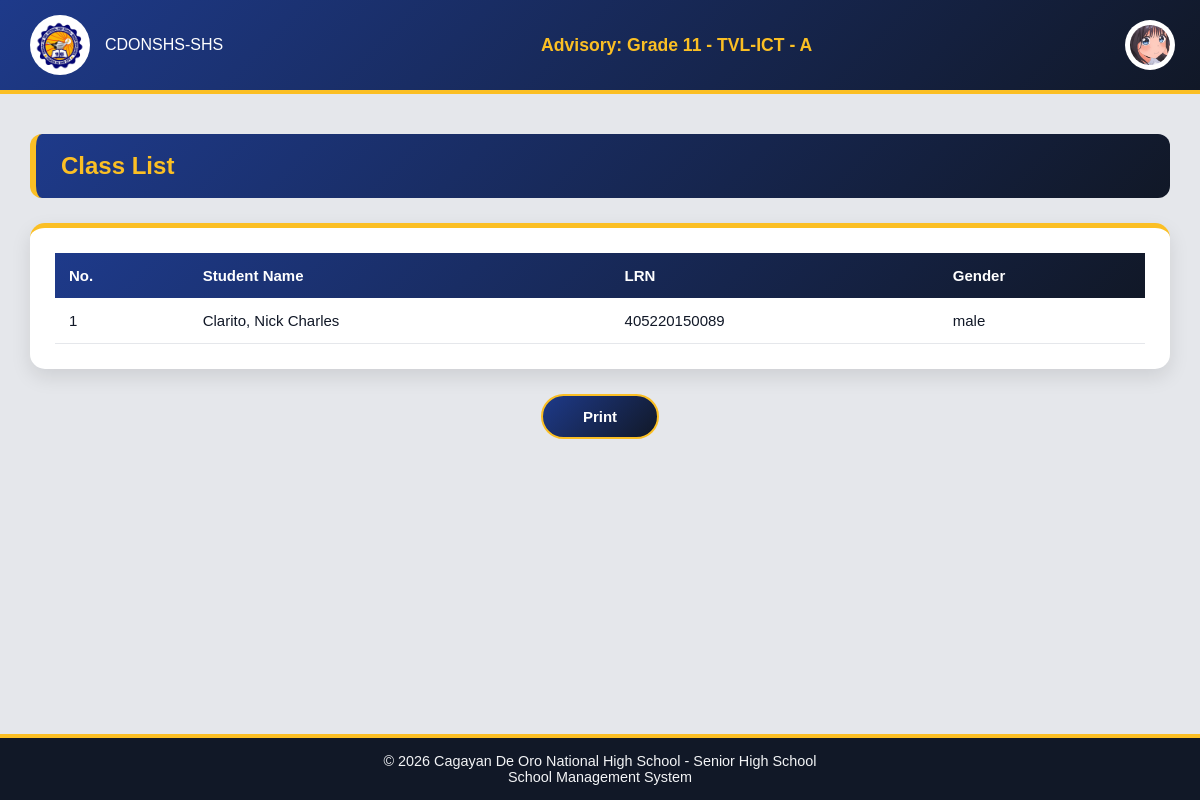
Page /Website_Files/Teacher_Files/class_list.php (signed in) on the committed database.
### tables this page shows
CREATE TABLE `teacher_advisory` (
  `teacher_advisory_id` int(11) NOT NULL,
  `teacher_id` int(10) NOT NULL,
  `strand_id` int(11) NOT NULL,
  `grade_level` int(2) NOT NULL,
  `section_id` int(11) NOT NULL
);

CREATE TABLE `strands` (
  `strand_id` int(11) NOT NULL,
  `strand_name` varchar(30) NOT NULL
);

CREATE TABLE `section` (
  `section_id` int(11) NOT NULL,
  `section_name` varchar(30) NOT NULL,
  `grade_level` int(2) NOT NULL,
  `strand_id` int(11) NOT NULL
);

CREATE TABLE `users` (
  `user_id` int(11) NOT NULL,
  `school_id` int(11) NOT NULL,
  `username` varchar(50) NOT NULL,
  `password` varchar(255) NOT NULL,
  `role_id` int(11) NOT NULL,
  `status` enum('Active','Inactive') DEFAULT 'Active',
  `first_login` tinyint(1) DEFAULT 1
);

CREATE TABLE `teacher_applications` (
  `teacher_application_id` int(11) NOT NULL,
  `first_name` varchar(100) NOT NULL,
  `last_name` varchar(100) NOT NULL,
  `middle_name` varchar(100) DEFAULT NULL,
  `extension_name` varchar(20) DEFAULT NULL,
  `date_of_birth` date NOT NULL,
  `gender` enum('male','female','other') NOT NULL,
  `civil_status` enum('single','married','divorced','widowed') NOT NULL,
  `contact_number` varchar(20) NOT NULL,
  `email` varchar(150) NOT NULL,
  `facebook_profile` varchar(255) DEFAULT NULL,
  `house_number_street` varchar(255) NOT NULL,
  `barangay` varchar(100) NOT NULL,
  `city_municipality` varchar(100) NOT NULL,
  `province` varchar(100) NOT NULL,
  `current_school` varchar(255) NOT NULL,
  `highest_education` enum('Bachelors','Masters','Doctorate','Other') NOT NULL,
  `specialization` varchar(255) NOT NULL,
  `application_status` enum('Pending','Approved','Rejected') DEFAULT 'Pending',
  `remarks` text DEFAULT NULL,
  `date_submitted` timestamp NOT NULL DEFAULT current_timestamp(),
  `resume_cv` varchar(255) DEFAULT NULL,
  `prc_id_copy` varchar(255) DEFAULT NULL,
  `certificates` varchar(255) DEFAULT NULL,
  `other_documents` varchar(255) DEFAULT NULL,
  `profile_image` varchar(255) DEFAULT NULL
);

CREATE TABLE `student_applications` (
  `application_id` int(11) NOT NULL,
  `first_name` varchar(100) NOT NULL,
  `last_name` varchar(100) NOT NULL,
  `middle_name` varchar(100) DEFAULT NULL,
  `extension_name` varchar(20) DEFAULT NULL,
  `lrn` varchar(12) NOT NULL,
  `date_of_birth` date NOT NULL,
  `gender` enum('male','female','other') NOT NULL,
  `civil_status` enum('single','married','divorced','widowed') NOT NULL,
  `house_number_street` varchar(255) NOT NULL,
  `barangay` varchar(100) NOT NULL,
  `city_municipality` varchar(100) NOT NULL,
  `province` varchar(100) NOT NULL,
  `contact_number` varchar(20) NOT NULL,
  `email` varchar(150) NOT NULL,
  `facebook_profile` varchar(255) DEFAULT NULL,
  `current_school` varchar(255) NOT NULL,
  `school_classification` enum('public','private') NOT NULL,
  `enrollment_type` enum('New','Transferee','Balik-Eskwela') NOT NULL DEFAULT 'New',
  `year_graduated` year(4) NOT NULL,
  `father_guardian_name` varchar(150) NOT NULL,
  `father_guardian_contact` varchar(20) NOT NULL,
  `mother_guardian_name` varchar(150) NOT NULL,
  `mother_guardian_contact` varchar(20) NOT NULL,
  `psa_birth_certificate` varchar(255) DEFAULT NULL,
  `form_138` varchar(255) DEFAULT NULL,
  `student_id_copy` varchar(255) DEFAULT NULL,
  `application_status` enum('Pending','Approved','Rejected') DEFAULT 'Pending',
  `remarks` text DEFAULT NULL,
  `date_submitted` timestamp NOT NULL DEFAULT current_timestamp(),
  `profile_image` varchar(255) DEFAULT NULL
);

### Back_End_Files/PHP_Files/get_teacher_advisory.php (called while the page is built, shortened)
<?php
include "../../DB_Connection/Connection.php";
$getTeacher = $connection->prepare("
    SELECT t.teacher_id
    FROM teachers t
    WHERE t.school_id = ?
");
$getTeacher->bind_param("i", $_SESSION['school_id']);
$getTeacher->execute();
$teacherResult = $getTeacher->get_result()->fetch_assoc();
if ($teacherResult) {
    $teacher_id = $teacherResult['teacher_id'];
    $getAdvisory = $connection->prepare("
        SELECT
            ta.grade_level,
            s.strand_name,
            sec.section_name
        FROM teacher_advisory ta
        JOIN strands s ON ta.strand_id = s.strand_id
        JOIN section sec ON ta.section_id = sec.section_id
        WHERE ta.teacher_id = ?
        LIMIT 1
    ");
    $getAdvisory->bind_param("i", $teacher_id);
    $getAdvisory->execute();
    $advisory = $getAdvisory->get_result()->fetch_assoc();
    if ($advisory) {
        $advisoryText =
            "Grade " . $advisory['grade_level'] .
            " - " . $advisory['strand_name'] .
            " - " . $advisory['section_name'];
    }
}
?>

### Back_End_Files/PHP_Files/get_class_list.php (called while the page is built, shortened)
<?php
include "../../DB_Connection/Connection.php";
$school_id = $_SESSION['school_id'];
$getTeacher = $connection->prepare("
    SELECT teacher_id
    FROM teachers
    WHERE school_id = ?
    LIMIT 1
");
$getTeacher->bind_param("i", $school_id);
$getTeacher->execute();
$teacherResult = $getTeacher->get_result();
$teacherData = $teacherResult->fetch_assoc();
$teacher_id = $teacherData['teacher_id'];
$stmt = $connection->prepare("
SELECT
    sa.last_name,
    sa.first_name,
    sa.lrn,
    sa.gender,
    ss.grade_level,
    ss.strand_id,
    ss.section_id,
    s.enlistment_status
FROM teacher_advisory ta
JOIN student_strand ss
    ON ta.strand_id = ss.strand_id
    AND ta.grade_level = ss.grade_level
    AND ta.section_id = ss.section_id
JOIN students s
    ON ss.student_id = s.student_id
JOIN student_applications sa
    ON s.application_id = sa.application_id
WHERE ta.teacher_id = ?
AND s.enlistment_status = 'Enlisted'
ORDER BY sa.last_name ASC
");
$stmt->bind_param("i", $teacher_id);
$stmt->execute();
$result = $stmt->get_result();
$students = [];
while ($row = $result->fetch_assoc()) {
    $students[] = $row;
}
?>

### Website_Files/Teacher_Files/class_list.php (the view, shortened to what this page needs)
<?php
include "../../DB_Connection/Connection.php";
$stmt = $connection->prepare("
    SELECT u.*, ta.profile_image
    FROM users u
    INNER JOIN teachers s ON s.user_id = u.user_id
    INNER JOIN teacher_applications ta ON s.application_id = ta.teacher_application_id
    WHERE u.user_id = ? AND u.school_id = ? AND u.role_id = 3
");
$stmt->bind_param("ii", $_SESSION['user_id'], $_SESSION['school_id']);
$stmt->execute();
$result = $stmt->get_result();
$user = $result->fetch_assoc();
$profileImagePath = !empty($user['profile_image'])
    ? "../../uploads/" . htmlspecialchars($user['profile_image'])
    : "../../Assets/profile_button.png";
?>
<!DOCTYPE html>
<html lang="en">
<head>
    <link rel="stylesheet" href="../../Design/main_design.css">
     <link rel="stylesheet" href="../../Design/profile_dropdown.css">
     <link rel="stylesheet" href="../../Design/dashboard_design.css">
      <link rel="stylesheet" href="../../Design/teacher/classList_design.css">
</head>
<body>
    <div class="header">
    <div class="left">
        <img src="../../Assets/LOGO.png" alt="CDONSHS Logo">
        <span>CDONSHS-SHS</span>
    </div>
    <?php include "../../Back_End_Files/PHP_Files/get_teacher_advisory.php"; ?>
    <div class="center">
        Advisory: <?php echo htmlspecialchars($advisoryText); ?>
    </div>
    <div class="right">
       <button class="profile-btn" type="button">
         <img src="<?php echo $profileImagePath; ?>">
     </button>
    </div>
    </div>
    <div class="main-container">
    <div class="page-title">
        <h1>Class List</h1>
    </div>
     <?php include "../../Back_End_Files/PHP_Files/get_class_list.php"?>
    <div class="table-container">
        <table class="class-table">
            <thead>
                <tr>
                    <th>No.</th>
                    <th>Student Name</th>
                    <th>LRN</th>
                    <th>Gender</th>
                </tr>
            </thead>
            <tbody>
                        <?php if (!empty($students)): ?>
                <?php $count = 1; ?>
                <?php foreach ($students as $student): ?>
                    <tr>
                        <td><?php echo $count++; ?></td>
                        <td>
                            <?php
                                echo htmlspecialchars(
                                    $student['last_name'] . ", " . $student['first_name']
                                );
                            ?>
                        </td>
                        <td><?php echo htmlspecialchars($student['lrn']); ?></td>
                        <td><?php echo htmlspecialchars($student['gender']); ?></td>
                    </tr>
                <?php endforeach; ?>
            <?php else: ?>
                    <tr>
                        <td colspan="3" style="text-align:center;">No students found.</td>
                    </tr>
            <?php endif; ?>
            </tbody>
        </table>
    </div>
    <div class="print-container">
        <button class="print-btn" onclick="window.print()">Print</button>
    </div>
</div>
    <div class="footer">
    © 2026 Cagayan De Oro National High School - Senior High School
    <br>
    School Management System
    </div>
</body>
</html>

### Design/main_design.css (style rules this page uses)
body { margin: 0; font-family: Arial, sans-serif; background: #f3f4f6; color: #111827; }
.header { background: linear-gradient(135deg, #1e3a8a, #111827); color: white; padding: 15px 30px; display: flex; align-items: center; justify-content: space-between; border-bottom: 4px solid #fbbf24; }
.header .left, .header .right { display: flex; align-items: center; gap: 15px; }
.header img { width: 50px; height: 50px; border-radius: 50%; background: #fff; padding: 5px; }
.header .center { text-align: center; flex: 1; font-weight: bold; font-size: 1.1em; color: #fbbf24; }
.footer { background: #111827; color: #f3f4f6; text-align: center; padding: 15px; border-top: 4px solid #fbbf24; font-size: 0.9em; }

### Design/profile_dropdown.css (style rules this page uses)
.profile-btn { background: none; border: none; padding: 0; margin: 0; width: 40px; height: 40px; cursor: pointer; display: flex; align-items: center; justify-content: center; }
.profile-btn img { width: 100%; height: 100%; object-fit: contain; }

### Design/teacher/classList_design.css (style rules this page uses)
.main-container { background: #e5e7eb; padding: 40px 30px; min-height: 70vh; }
.page-title { background: linear-gradient(135deg, #1e3a8a, #111827); padding: 18px 25px; border-radius: 12px; margin-bottom: 25px; border-left: 6px solid #fbbf24; }
.page-title h1 { margin: 0; font-size: 24px; font-weight: bold; color: #fbbf24; }
.table-container { background: #ffffff; padding: 25px; border-radius: 15px; box-shadow: 0 8px 20px rgba(0,0,0,0.1); border-top: 5px solid #fbbf24; }
.class-table { width: 100%; border-collapse: collapse; font-size: 15px; }
.class-table thead { background: linear-gradient(135deg, #1e3a8a, #111827); color: white; }
.class-table th { padding: 14px; text-align: left; font-weight: 600; position: sticky; top: 0; }
.class-table td { padding: 14px; border-bottom: 1px solid #e5e7eb; }
.print-container { display: flex; justify-content: center; margin-top: 25px; }
.print-btn { background: linear-gradient(135deg, #1e3a8a, #111827); color: white; border: 2px solid #fbbf24; padding: 12px 40px; border-radius: 30px; cursor: pointer; font-size: 15px; font-weight: bold; transition: 0.3s ease; }

### rows in the picture
teacher_advisory: grade_level.section_name "Grade 11 - TVL-ICT - A"
users: teacher_applications.profile_image (picture)
student_applications: last_name+first_name "Clarito, Nick Charles", lrn "405220150089", gender "male"
